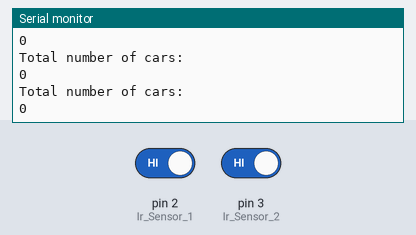
The sketch below on a simulated Arduino Uno, built with avr-gcc and run on an emulated ATmega328P. On the bench: the last lines printed to the serial monitor. The inputs (shaded band) are chosen by the test bench; at power-on: pin 2 (Ir_Sensor_1) HIGH, pin 3 (Ir_Sensor_2) HIGH.

Above: at 1.2 s.
1.3 s: pin 2 (Ir_Sensor_1) driven LOW
At 1.39 s:
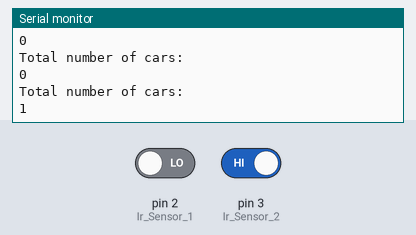
2.8 s: pin 3 (Ir_Sensor_2) driven LOW
At 2.9 s:
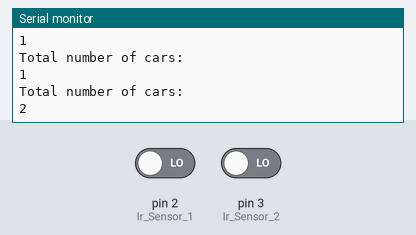
Timing chart, 0 to 5.8 s (numbered marks = the images above; inputs shaded):
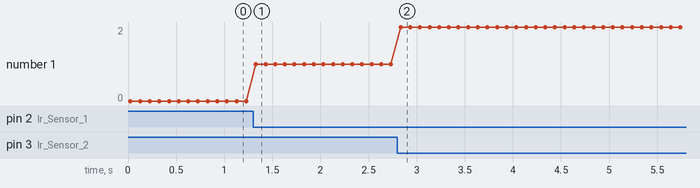

Measured:
- after the input at 1.3 s, the serial monitor: prints a new line at once (image 1)
- after the input at 2.8 s, the serial monitor: prints a new line at once (image 2)
- plotted number 1: 0 → 1 after the input at 1.3 s, 1 → 2 after the input at 2.8 s

The sketch:

sketch_may14a.ino
```cpp
const int Ir_Sensor_1 = 2;
const int Ir_Sensor_2 = 3;
int SensorOneValue;
int InvertedSensorOneValue;
int InvertedSensorTwoValue;
int SensorTwoValue;
int Total;

void setup() {
  Serial.begin(9600);
  pinMode(Ir_Sensor_1, INPUT);
  pinMode(Ir_Sensor_2,INPUT);

}

void loop() {
   SensorOneValue = !digitalRead(Ir_Sensor_1);
   SensorTwoValue = !digitalRead(Ir_Sensor_2);

   Total = SensorOneValue + SensorTwoValue;

  Serial.println("Total number of cars: ");Serial.println(Total);

  delay(100);


}
```
